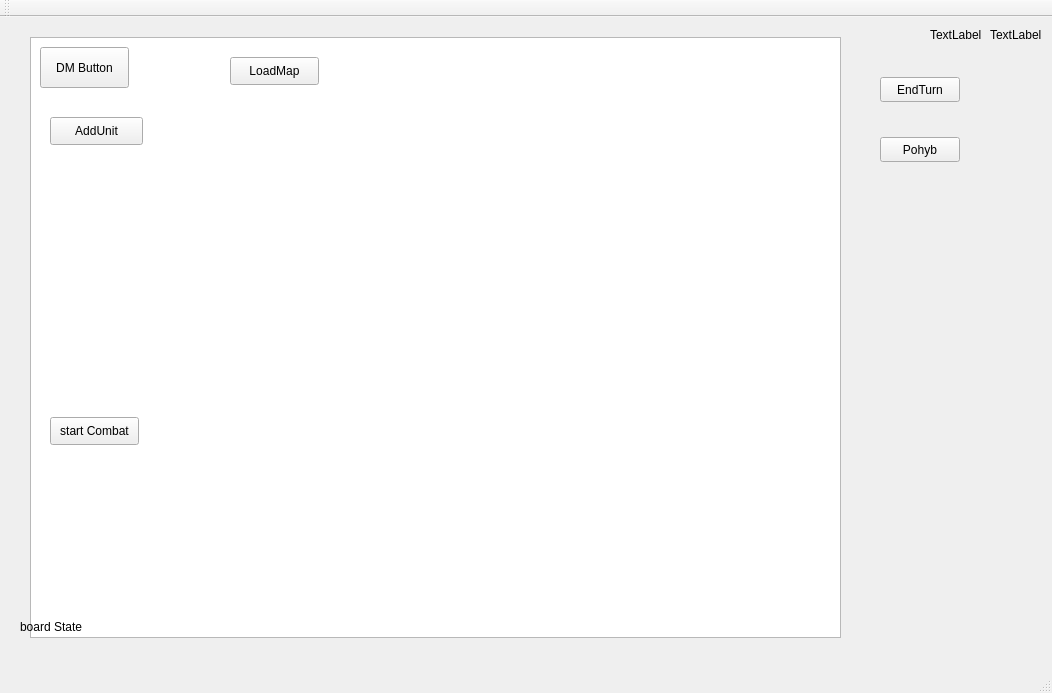
<?xml version="1.0" encoding="UTF-8"?>
<ui version="4.0">
 <class>MainWindow</class>
 <widget class="QMainWindow" name="MainWindow">
  <property name="geometry">
   <rect>
    <x>0</x>
    <y>0</y>
    <width>1052</width>
    <height>693</height>
   </rect>
  </property>
  <property name="windowTitle">
   <string>MainWindow</string>
  </property>
  <widget class="QWidget" name="centralWidget">
   <widget class="QGraphicsView" name="graphicsView">
    <property name="geometry">
     <rect>
      <x>30</x>
      <y>20</y>
      <width>811</width>
      <height>601</height>
     </rect>
    </property>
   </widget>
   <widget class="QLabel" name="label">
    <property name="geometry">
     <rect>
      <x>930</x>
      <y>10</y>
      <width>55</width>
      <height>16</height>
     </rect>
    </property>
    <property name="text">
     <string>TextLabel</string>
    </property>
   </widget>
   <widget class="QLabel" name="label_2">
    <property name="geometry">
     <rect>
      <x>990</x>
      <y>10</y>
      <width>55</width>
      <height>16</height>
     </rect>
    </property>
    <property name="text">
     <string>TextLabel</string>
    </property>
   </widget>
   <widget class="QWidget" name="menuDM" native="true">
    <property name="enabled">
     <bool>true</bool>
    </property>
    <property name="geometry">
     <rect>
      <x>10</x>
      <y>80</y>
      <width>171</width>
      <height>371</height>
     </rect>
    </property>
    <widget class="QPushButton" name="pushButtonAddUnit">
     <property name="geometry">
      <rect>
       <x>40</x>
       <y>20</y>
       <width>93</width>
       <height>28</height>
      </rect>
     </property>
     <property name="text">
      <string>AddUnit</string>
     </property>
    </widget>
    <widget class="QPushButton" name="pushButtonStartCombat">
     <property name="geometry">
      <rect>
       <x>40</x>
       <y>320</y>
       <width>89</width>
       <height>28</height>
      </rect>
     </property>
     <property name="text">
      <string>start Combat</string>
     </property>
    </widget>
   </widget>
   <widget class="QPushButton" name="pushButtonDM">
    <property name="geometry">
     <rect>
      <x>40</x>
      <y>30</y>
      <width>89</width>
      <height>41</height>
     </rect>
    </property>
    <property name="text">
     <string>DM Button</string>
    </property>
   </widget>
   <widget class="QLabel" name="labelBoardState">
    <property name="geometry">
     <rect>
      <x>20</x>
      <y>600</y>
      <width>68</width>
      <height>19</height>
     </rect>
    </property>
    <property name="text">
     <string>board State</string>
    </property>
   </widget>
   <widget class="QPushButton" name="pushButtonMapLoad">
    <property name="geometry">
     <rect>
      <x>230</x>
      <y>40</y>
      <width>89</width>
      <height>28</height>
     </rect>
    </property>
    <property name="text">
     <string>LoadMap</string>
    </property>
   </widget>
   <widget class="QWidget" name="widgetPlayer" native="true">
    <property name="geometry">
     <rect>
      <x>850</x>
      <y>40</y>
      <width>151</width>
      <height>441</height>
     </rect>
    </property>
    <widget class="QPushButton" name="pushButtonEndTurn">
     <property name="geometry">
      <rect>
       <x>30</x>
       <y>20</y>
       <width>80</width>
       <height>25</height>
      </rect>
     </property>
     <property name="text">
      <string>EndTurn</string>
     </property>
    </widget>
    <widget class="QPushButton" name="pushButtonMove">
     <property name="geometry">
      <rect>
       <x>30</x>
       <y>80</y>
       <width>80</width>
       <height>25</height>
      </rect>
     </property>
     <property name="text">
      <string>Pohyb</string>
     </property>
    </widget>
   </widget>
  </widget>
  <widget class="QMenuBar" name="menuBar">
   <property name="geometry">
    <rect>
     <x>0</x>
     <y>0</y>
     <width>1052</width>
     <height>25</height>
    </rect>
   </property>
  </widget>
  <widget class="QToolBar" name="mainToolBar">
   <attribute name="toolBarArea">
    <enum>TopToolBarArea</enum>
   </attribute>
   <attribute name="toolBarBreak">
    <bool>false</bool>
   </attribute>
  </widget>
  <widget class="QStatusBar" name="statusBar"/>
 </widget>
 <layoutdefault spacing="6" margin="11"/>
 <resources/>
 <connections/>
</ui>
